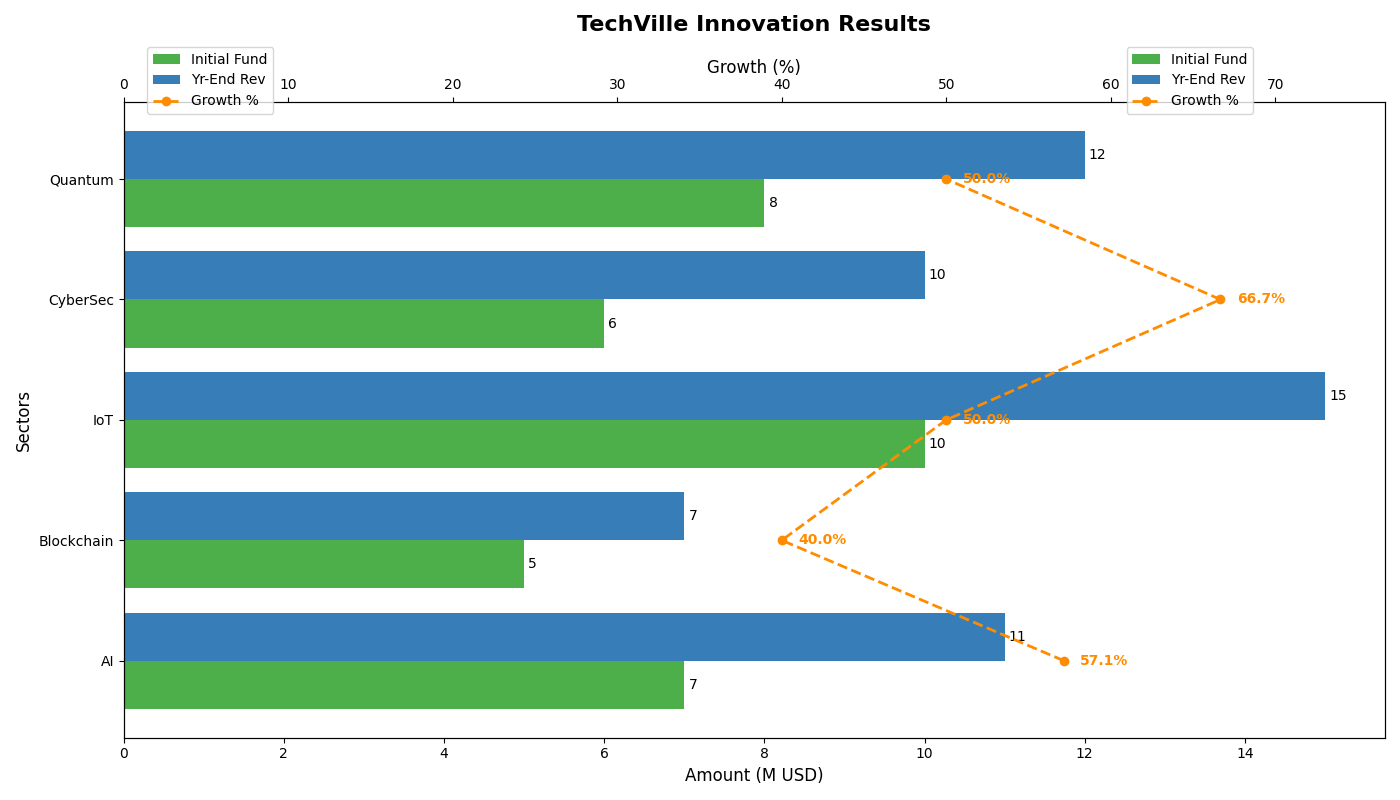

Write the Python code that produced this figure.
import matplotlib.pyplot as plt
import numpy as np

sectors = ["AI", "Blockchain", "IoT", "CyberSec", "Quantum"]

initial_funding = [7, 5, 10, 6, 8]  
year_end_revenue = [11, 7, 15, 10, 12]  

growth_percentage = [(rev - init) / init * 100 for init, rev in zip(initial_funding, year_end_revenue)]

fig, ax = plt.subplots(figsize=(14, 8))

bars_initial = ax.barh(np.arange(len(sectors)) - 0.2, initial_funding, height=0.4, label='Initial Fund', color='#4daf4a')
bars_revenue = ax.barh(np.arange(len(sectors)) + 0.2, year_end_revenue, height=0.4, label='Yr-End Rev', color='#377eb8')

ax.set_title('TechVille Innovation Results', fontsize=16, fontweight='bold', pad=20)
ax.set_ylabel('Sectors', fontsize=12)
ax.set_xlabel('Amount (M USD)', fontsize=12)
ax.set_yticks(np.arange(len(sectors)))
ax.set_yticklabels(sectors)

ax.bar_label(bars_initial, padding=3, fontsize=10)
ax.bar_label(bars_revenue, padding=3, fontsize=10)

ax2 = ax.twiny()
ax2.plot(growth_percentage, np.arange(len(sectors)), color='darkorange', marker='o', linestyle='--', linewidth=2, label='Growth %')
ax2.set_xlabel('Growth (%)', fontsize=12)
ax2.set_xlim(0, max(growth_percentage) + 10)

for i, gp in enumerate(growth_percentage):
    ax2.text(gp + 1, i, f'{gp:.1f}%', va='center', ha='left', color='darkorange', fontsize=10, fontweight='bold')

fig.legend(loc='upper left', bbox_to_anchor=(0.1, 0.95), fontsize=10)
fig.legend(loc='upper right', bbox_to_anchor=(0.9, 0.95), fontsize=10)

plt.tight_layout()
plt.show()
